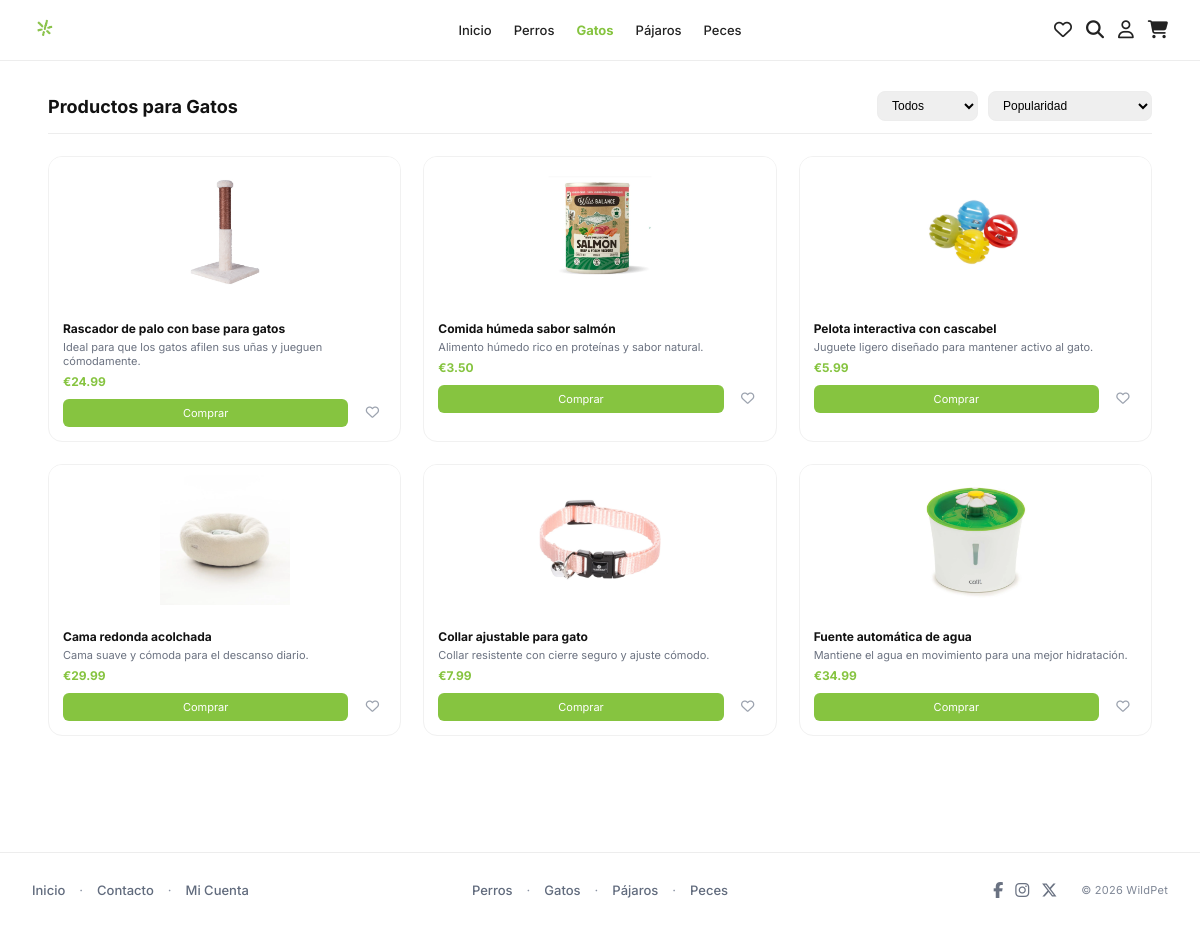
/Gatos.php (signed in), run on the app's committed database.
### tables this page shows
CREATE TABLE `productos` (
  `id` int(11) NOT NULL,
  `nombre` varchar(150) NOT NULL,
  `descripcion` text NOT NULL,
  `precio` decimal(10,2) NOT NULL,
  `imagen` varchar(255) DEFAULT NULL,
  `stock` int(11) NOT NULL DEFAULT 0,
  `id_categoria` int(11) NOT NULL,
  `destacado` tinyint(1) DEFAULT 0
);

### Gatos.php (the view, shortened to what this page needs)
<?php
include("conexion.php");
$sql = "SELECT * FROM productos WHERE id_categoria = 2";
$resultado = $conn->query($sql);
?>
<!doctype html>
<html lang="es">
<head>
  <link rel="stylesheet" href="https://cdnjs.cloudflare.com/ajax/libs/font-awesome/6.5.1/css/all.min.css">
  <link rel="stylesheet" href="DogProducts.css">
  <link rel="stylesheet" href="account-menu.css">
</head>
<body>
<header class="header">
  <div class="header-inner">
    <a href="Homepage.php"><img class="logo" src="img/logo.png" alt="Logo Tienda Mascotas"></a>
    <nav class="nav">
      <a href="Homepage.php">Inicio</a>
      <a href="Perros.php">Perros</a>
      <a class="active" href="Gatos.php">Gatos</a>
      <a href="Pajaros.php">Pájaros</a>
      <a href="Peces.php">Peces</a>
    </nav>
    <div class="icons">
      <a href="MisFavoritos.php" title="Mis Favoritos" aria-label="Mis Favoritos"><i class="fa-regular fa-heart"></i></a>
      <a href="Search.php" title="Buscar" aria-label="Buscar"><i class="fa-solid fa-magnifying-glass"></i></a>
      <div class="account-menu">
        <button class="account-toggle" aria-label="Cuenta"><i class="fa-regular fa-user"></i></button>
      </div>
      <a href="ShoppingCart.php" title="Carrito" aria-label="Carrito"><i class="fa-solid fa-cart-shopping"></i></a>
    </div>
  </div>
</header>
<main class="page">
  <div class="container">
    <div class="topbar">
      <h1>Productos para Gatos</h1>
      <div class="filters">
        <select id="tipoFilter" aria-label="Filtrar">
          <option>Todos</option>
        </select>
        <select id="ordenFilter" aria-label="Ordenar por">
          <option>Popularidad</option>
        </select>
      </div>
    </div>
    <hr>
    <section class="grid" aria-label="Productos">
      <?php if ($resultado && $resultado->num_rows > 0) { ?>
        <?php while($producto = $resultado->fetch_assoc()) { ?>
          <article class="card"
            data-nombre="<?php echo htmlspecialchars(strtolower($producto['nombre']), ENT_QUOTES, 'UTF-8'); ?>"
            data-descripcion="<?php echo htmlspecialchars(strtolower($producto['descripcion']), ENT_QUOTES, 'UTF-8'); ?>"
            data-precio="<?php echo floatval($producto['precio']); ?>">
            <div class="card-img">
              <img src="<?php echo $producto['imagen']; ?>" alt="<?php echo $producto['nombre']; ?>">
            </div>
            <div class="card-body">
              <h3><?php echo $producto['nombre']; ?></h3>
              <p class="desc"><?php echo $producto['descripcion']; ?></p>
              <p class="price">€<?php echo number_format($producto['precio'], 2); ?></p>
              <div class="actions">
                <a class="btn" href="DetailProduct.php?id=<?php echo $producto['id']; ?>">Comprar</a>
                <button class="fav-btn" aria-label="Favorito"
                  data-id="<?php echo intval($producto['id']); ?>"
                  data-nombre="<?php echo htmlspecialchars($producto['nombre'], ENT_QUOTES, 'UTF-8'); ?>"
                  data-descripcion="<?php echo htmlspecialchars($producto['descripcion'], ENT_QUOTES, 'UTF-8'); ?>"
                  data-precio="<?php echo floatval($producto['precio']); ?>"
                  data-imagen="<?php echo htmlspecialchars($producto['imagen'], ENT_QUOTES, 'UTF-8'); ?>"
                  data-url="DetailProduct.php?id=<?php echo intval($producto['id']); ?>">
                  <i class="fa-regular fa-heart"></i>
                </button>
              </div>
            </div>
          </article>
        <?php } ?>
      <?php } else { ?>
        <p>No hay productos disponibles en esta categoría.</p>
      <?php } ?>
    </section>
  </div>
</main>
<?php include('footer.php'); ?>
</body>
</html>

### DogProducts.css (style rules this page uses)
:root { --green:#86c440; --text:#121212; --muted:#6b7280; --border:#ededed; }
* { box-sizing:border-box;margin:0;padding:0 }
body { font-family:Inter,system-ui,Arial,sans-serif; color:var(--text); min-height:100vh; display:flex; flex-direction:column; }
.container { width:min(1200px,92%); margin:0 auto; }
.page { flex:1; padding:30px 0 60px; }
.topbar { display:flex; justify-content:space-between; align-items:center; margin-bottom:12px; }
.topbar h1 { font-size:18px; font-weight:700; }
.filters { display:flex; gap:10px; }
.filters select { border:1px solid var(--border); border-radius:8px; padding:6px 10px; font-size:12px; }
hr { border:none; border-top:1px solid var(--border); margin-bottom:22px; }
.header { background:#fff; border-bottom:1px solid var(--border); }
.header-inner { width:100%; height:60px; padding:0 32px; display:grid; grid-template-columns: 1fr auto 1fr; align-items:center; }
.logo { width:26px; justify-self:start; }
.nav { display:flex; gap:22px; justify-self:center; }
.nav a { text-decoration:none; color:#222; font-size:13px; font-weight:500; }
.nav a.active { color:var(--green); font-weight:700; }
.icons { display:flex; gap:14px; align-items:center; justify-self:end; }
.icons i { cursor:pointer; font-size:18px; color:#222; transition: color .2s ease, transform .2s ease; }
.grid { display:grid; grid-template-columns:repeat(3,1fr); gap:22px; }
.card { background:#fff; border:1px solid #f1f1f1; border-radius:14px; overflow:hidden; display:flex; flex-direction:column; }
.card-img { height:150px; background:#fff; display:flex; align-items:center; justify-content:center; padding:10px; }
.card-img img { width:100%; height:100%; object-fit:contain; object-position:center; }
.card-body { padding:14px; }
.card-body h3 { font-size:12px; font-weight:700; margin-bottom:4px; }
.desc { font-size:11px; color:var(--muted); margin-bottom:6px; }
.price { font-size:12px; font-weight:700; color:var(--green); }
.actions { display:flex; gap:10px; margin-top:10px; }
.btn { flex:1; background:var(--green); color:#fff; font-size:11px; text-align:center; padding:7px 0; border-radius:6px; text-decoration:none; }
.fav-btn { width:28px; height:28px; border:none; border-radius:0; display:flex; align-items:center; justify-content:center; color:#9ca3af; background:transparent; cursor:pointer; }

### account-menu.css (style rules this page uses)
.account-menu { position: relative; }
.account-toggle { background: transparent; border: 0; padding: 0; cursor: pointer; color: #111; font-size: 18px; display: inline-flex; align-items: center; justify-content: center; }

### data on the page
productos: imagen (picture), nombre "Rascador de palo con base para gatos", descripcion "Ideal para que los gatos afilen sus uñas y jueguen cómodamente.", precio "24.99"
productos: imagen (picture), nombre "Comida húmeda sabor salmón", descripcion "Alimento húmedo rico en proteínas y sabor natural.", precio "3.50"
productos: imagen+nombre (picture), nombre "Pelota interactiva con cascabel", descripcion "Juguete ligero diseñado para mantener activo al gato.", precio "5.99"
productos: imagen+nombre (picture), nombre "Cama redonda acolchada", descripcion "Cama suave y cómoda para el descanso diario.", precio "29.99"
productos: imagen+nombre (picture), nombre "Collar ajustable para gato", descripcion "Collar resistente con cierre seguro y ajuste cómodo.", precio "7.99"
productos: imagen (picture), nombre "Fuente automática de agua", descripcion "Mantiene el agua en movimiento para una mejor hidratación.", precio "34.99"
